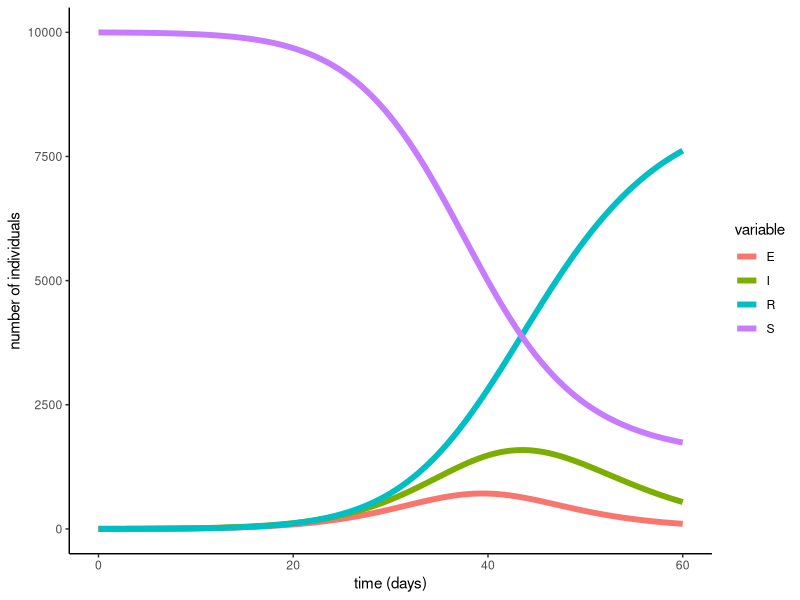

The R source for this figure:
library(deSolve)

library(tidyverse)

beta_exp <- function(beta_zero, phi, q, t) {
  beta <- beta_zero * ((1 - phi) * exp(-q * t) + phi)
}

# beta = beta_zero, falls phi = 0 und q = 0.
# vier Variabeln
beta_harm <- function(beta_zero, phi, q, nu, t) {
  beta <- beta_zero * ((1 - phi) / (1 + q * nu * t) + phi)
}

# beta = beta_zero, falls phi = 0, q = 0 und nu = 1.
# vier Variabeln
beta_hyper <- function(beta_zero, phi, q, nu, t) {
  beta <- beta_zero * ((1 - phi) / (1 + q * nu * t) ^ (1/nu) + phi)
}

closed.seir.model <- function (t, x, params) {
  ## first extract the state variables
  S <- x[1]
  E <- x[2]
  I <- x[3]
  R <- x[4]
  ## now extract the parameters
  alpha <- params["alpha"]
  beta <- params["beta"]
  gamma <- params["gamma"]
  method <- params["method"]
  N <- S+I+R
  ## now code the model equations
  if(method == 1){
    dSdt <- -beta * S * I/N
    dEdt <- beta * S * I/N - alpha * E 
    dIdt <- alpha * E - gamma * I
    dRdt <- gamma * I
  }else if(method == 2){
    dSdt <- -beta_exp(beta_zero, phi ,q ,t) * S * I/N
    dEdt <- beta_exp(beta_zero, phi ,q ,t) * S * I/N - alpha * E 
    dIdt <- alpha * E - gamma * I
    dRdt <- gamma * I 
  }else if(method == 3){
    dSdt <- -beta_harm(beta_zero, phi ,q, nu ,t) * S * I/N
    dEdt <- beta_harm(beta_zero, phi ,q, nu ,t) * S * I/N - alpha * E 
    dIdt <- alpha * E - gamma * I
    dRdt <- gamma * I 
  }else if(method == 4){
    dSdt <- -beta_hyper(beta_zero, phi ,q, nu ,t) * S * I/N
    dEdt <- beta_hyper(beta_zero, phi ,q,nu ,t) * S * I/N - alpha * E 
    dIdt <- alpha * E - gamma * I
    dRdt <- gamma * I 
  } else{ stop("Please choose method= 1 for const beta, method= 2 for beta_exp, method= 3 for beta_harm, method= 4 for beta_hyper ")}
  ## combine results into a single vector
  dxdt <- c(dSdt,dEdt,dIdt,dRdt)
  ## return result as a list!
  list(dxdt)
}

#parameters
beta_zero <- 0.8
phi <- 0.4
q <- 0.05
nu <- 0.5

  #beta can be ignored if method is anything else than 1;
  #choose method= 1 for const beta, method= 2 for beta_exp, method= 3 for beta_harm, method= 4 for beta_hyper.

params <- c(alpha=0.5, beta=1, gamma=0.2, method= 4)

times <- seq(from=0,to=60,by=1/60)
xstart <- c(S=9998,E = 1, I=1,R=0)

#solving the ode
ode(
  func=closed.seir.model,
  y=xstart,
  times=times,
  parms=params
) %>%
  as.data.frame() -> out

#print the output from above (solution of the ode with the given parameters)
out %>%
  gather(variable,value,-time) %>%
  ggplot(aes(x=time,y=value,color=variable))+
  geom_line(size=2)+
  theme_classic()+
  labs(x='time (days)',y='number of individuals')
